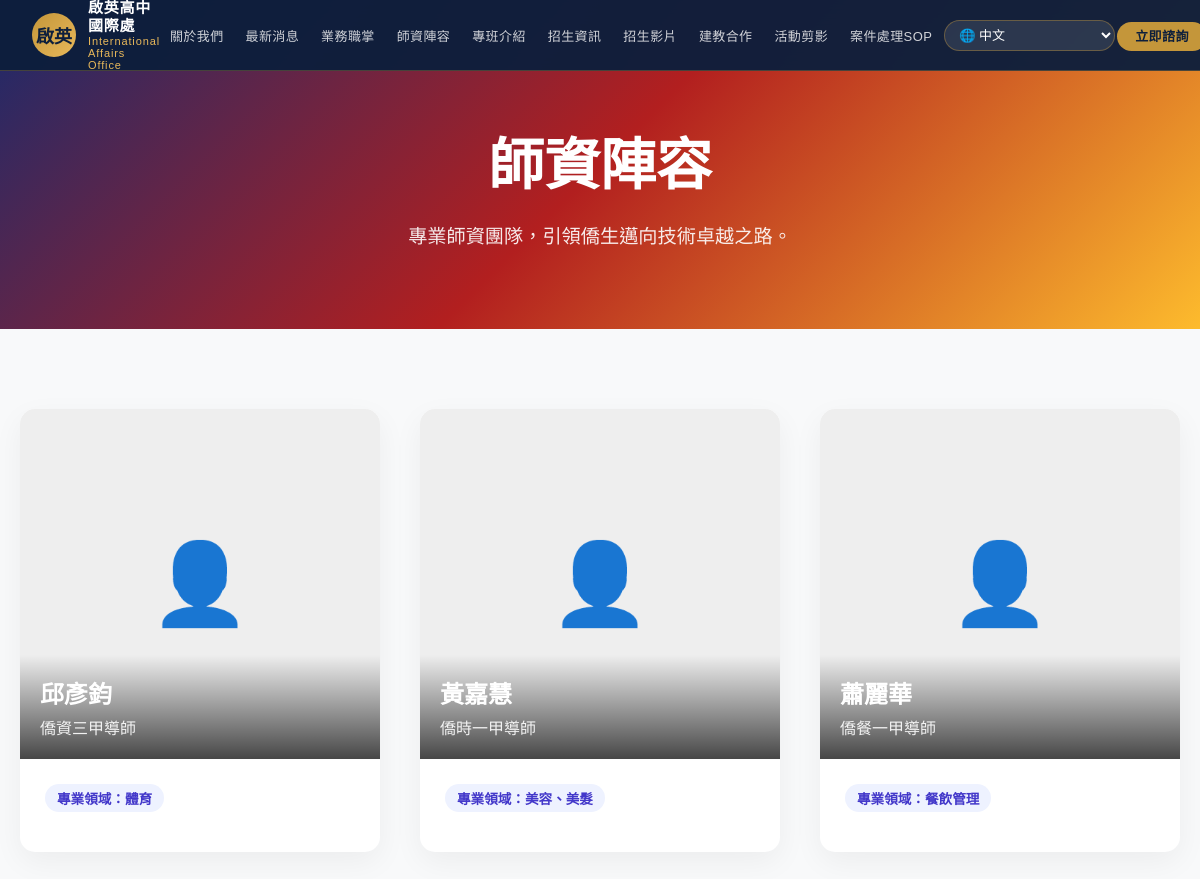
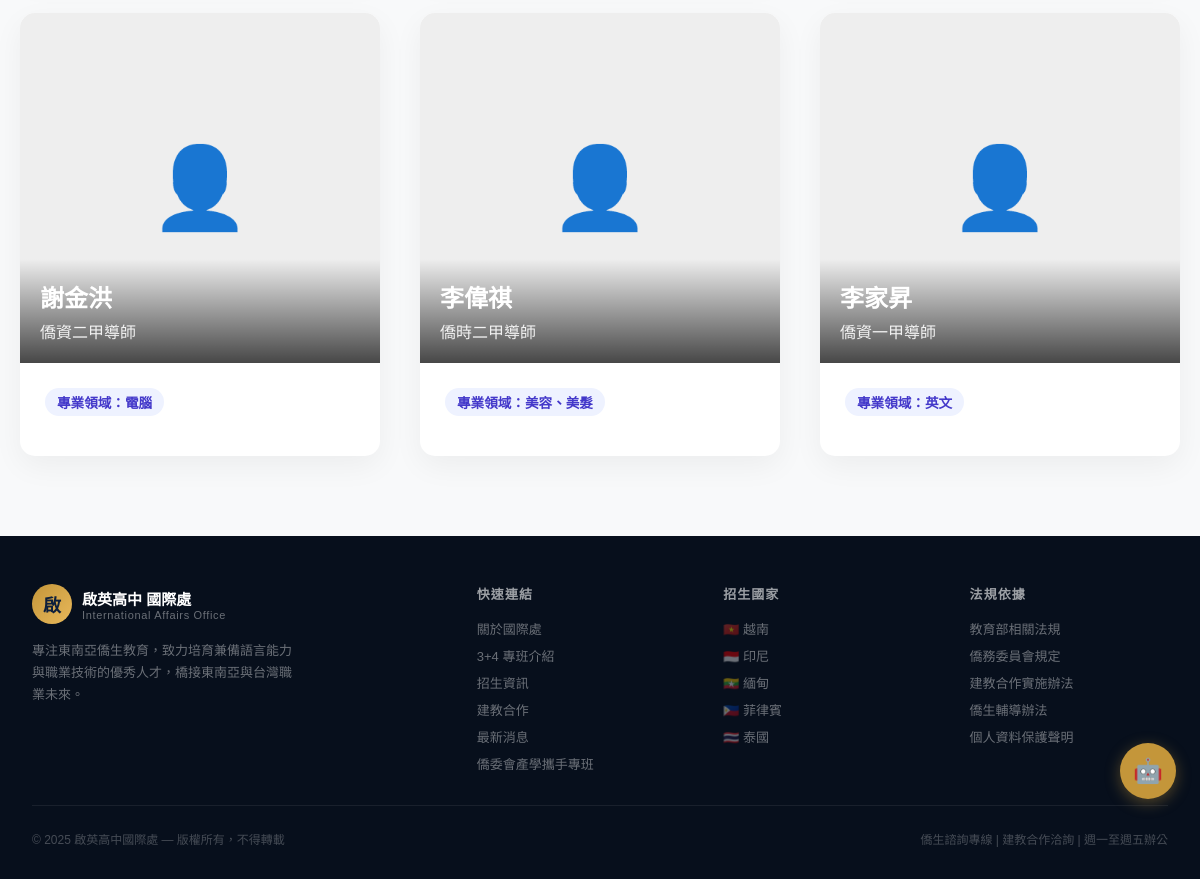
Screenshot of /faculty with the database file from the repository (2 pictures, top to bottom).
### models.py (models this page shows, shortened)
class Faculty(db.Model):
    id = db.Column(db.Integer, primary_key=True)
    name = db.Column(db.String(100), nullable=False)
    title = db.Column(db.String(100), nullable=False)
    description = db.Column(db.Text, nullable=True)
    expertise = db.Column(db.String(250), nullable=True)   # 專長
    image_url = db.Column(db.String(255), nullable=True)   # 照片連結
    order = db.Column(db.Integer, default=0)

### app.py (the view)
@app.route('/faculty')
def faculty():
    faculty_members = Faculty.query.order_by(Faculty.order).all()
    return render_template('faculty.html', faculty=faculty_members)

### templates/faculty.html (shortened to what this page needs)
{% extends "base.html" %}
{% block content %}
<section class="sub-hero" style="background: linear-gradient(135deg, #1a2a6c, #b21f1f, #fdbb2d); padding: 120px 20px 80px; text-align: center; color: #fff;">
  <div class="container">
    <h1 style="font-family: 'Playfair Display', serif; font-size: 3.5rem; margin-bottom: 20px;">師資陣容</h1>
    <p style="font-size: 1.2rem; opacity: 0.9; max-width: 700px; margin: 0 auto;">專業師資團隊，引領僑生邁向技術卓越之路。</p>
  </div>
</section>
<section style="padding: 80px 20px; background: #f8f9fa;">
  <div class="container" style="max-width: 1200px; margin: 0 auto;">
    {% if faculty %}
      <div style="display: grid; grid-template-columns: repeat(auto-fill, minmax(300px, 1fr)); gap: 40px;">
        {% for member in faculty %}
          <div style="background: #fff; border-radius: 15px; overflow: hidden; box-shadow: 0 10px 30px rgba(0,0,0,0.05); transition: transform 0.3s ease;">
            <div style="height: 350px; background: #eee; overflow: hidden; position: relative;">
              {% if member.image_url %}
                <img src="{{ member.image_url }}" alt="{{ member.name }}" style="width: 100%; height: 100%; object-fit: cover;">
              {% else %}
                <div style="display: flex; align-items: center; justify-content: center; height: 100%; font-size: 5rem; color: #ccc;">👤</div>
              {% endif %}
              <div style="position: absolute; bottom: 0; left: 0; right: 0; background: linear-gradient(transparent, rgba(0,0,0,0.7)); padding: 20px; color: #fff;">
                <h3 style="margin: 0; font-size: 1.5rem;">{{ member.name }}</h3>
                <p style="margin: 5px 0 0; opacity: 0.9; font-weight: 500;">{{ member.title }}</p>
              </div>
            </div>
            <div style="padding: 25px;">
              {% if member.expertise %}
                <div style="margin-bottom: 15px;">
                  <span style="display: inline-block; background: #eef2ff; color: #4338ca; padding: 4px 12px; border-radius: 20px; font-size: 0.85rem; font-weight: 600;">專業領域：{{ member.expertise }}</span>
                </div>
              {% endif %}
            </div>
          </div>
        {% endfor %}
      </div>
    {% else %}
      <div style="text-align: center; padding: 100px 0; color: #999;">
        <p style="font-size: 1.2rem;">師資資料整理中，敬請期待。</p>
      </div>
    {% endif %}
  </div>
</section>
{% endblock %}

### static/css/style.css (style rules this page uses)
*,*::before,*::after { box-sizing:border-box;margin:0;padding:0 }
:root { --navy:#0d1f3c; --navy-light:#1a3a6b; --gold:#c4963a; --gold-light:#e8b85a; --gold-pale:#fdf3e0; --cream:#faf8f4; --warm-white:#ffffff; --text-dark:#1a1a2e; --text-mid:#4a4a6a; --text-light:#8888aa; --red-accent:#c0392b; --green-accent:#2e7d52; --transition:0.35s cubic-bezier(.4,0,.2,1); }
html { scroll-behavior:smooth }
body { font-family:'Noto Sans TC',sans-serif; background:var(--cream); color:var(--text-dark); overflow-x:hidden; }

### templates/base.html (style rules this page uses)
html, body { top: 0px !important; margin-top: 0px !important; position: relative !important; }

### templates/faculty.html (style rules this page uses)
.container { max-width: 1200px; margin: 0 auto; }

### rows the page displays
Faculty: name "邱彥鈞", title "僑資三甲導師", expertise "體育"
Faculty: name "黃嘉慧", title "僑時一甲導師", expertise "美容、美髮"
Faculty: name "蕭麗華", title "僑餐一甲導師", expertise "餐飲管理"
Faculty: name "謝金洪", title "僑資二甲導師", expertise "電腦"
Faculty: name "李偉祺", title "僑時二甲導師", expertise "美容、美髮"
Faculty: name "李家昇", title "僑資一甲導師", expertise "英文"
